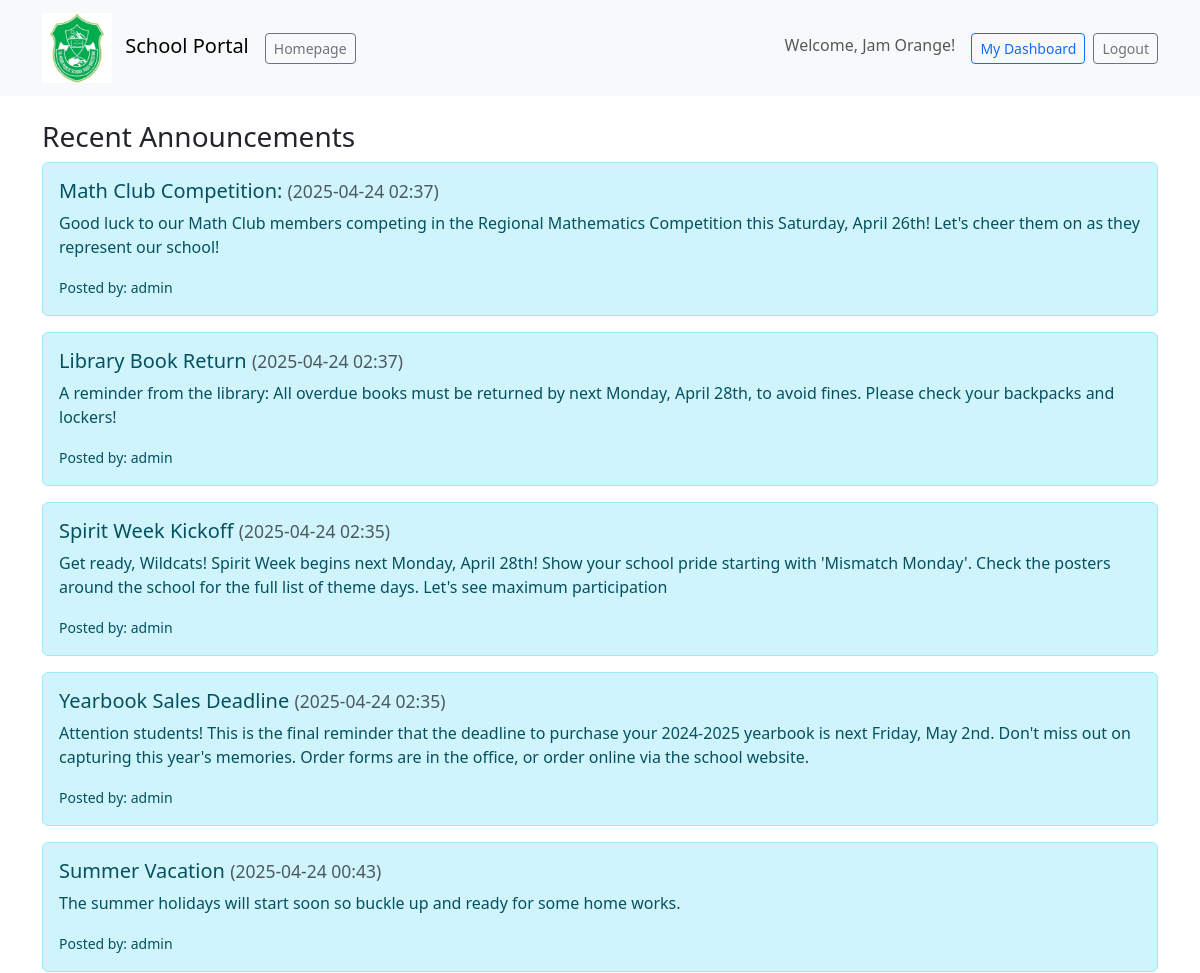
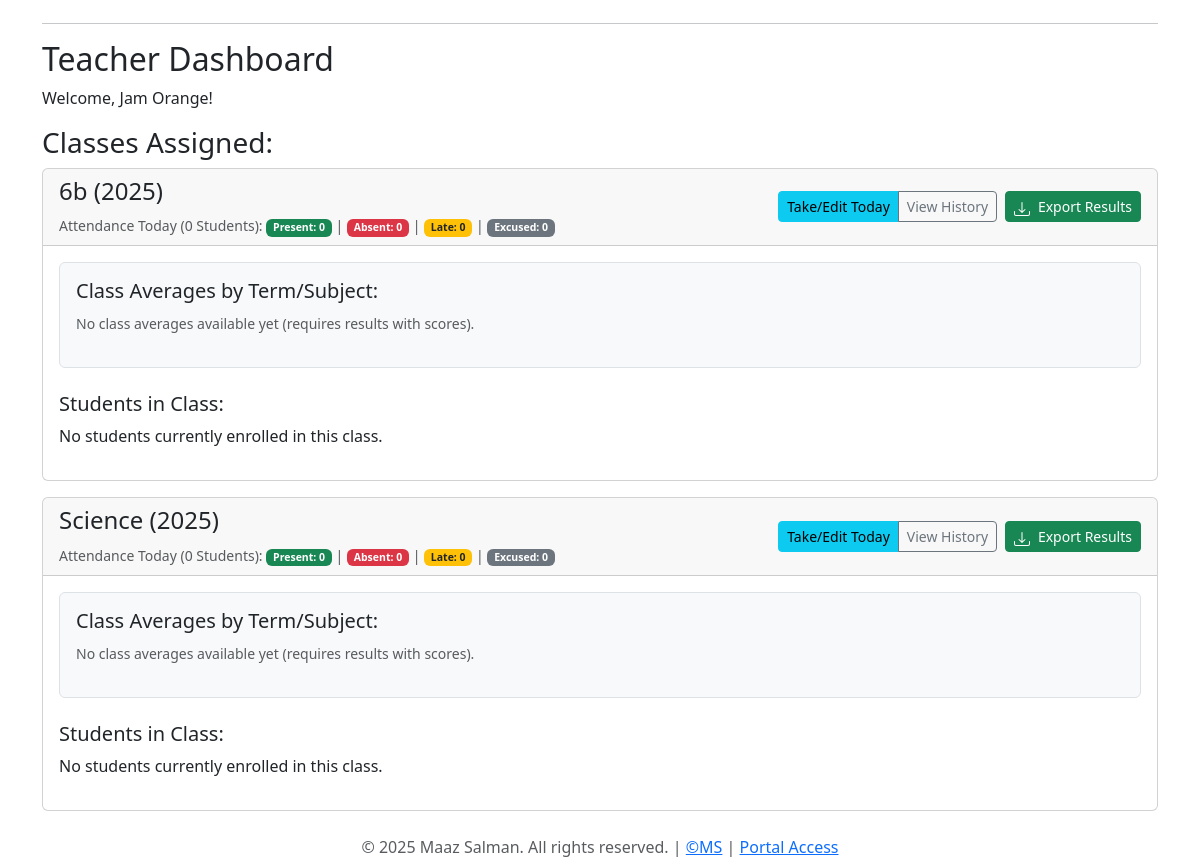
/teacher/dashboard/ (signed in), run on the app's committed database (2 pictures, top to bottom).
### core/models.py (models this page shows, shortened)
class Announcement(models.Model):
    title = models.CharField(max_length=200)
    content = models.TextField()
    posted_by = models.ForeignKey(
        settings.AUTH_USER_MODEL,
        on_delete=models.SET_NULL, # Keep announcement if user is deleted
        null=True,
        related_name='announcements_posted'
    )
    timestamp = models.DateTimeField(default=timezone.now)
    class Meta:
        ordering = ['-timestamp'] # Show newest first

class SchoolClass(models.Model):
    name = models.CharField(max_length=100, help_text="e.g., Grade 10A, Kindergarten Blue")
    academic_year = models.CharField(max_length=20, help_text="e.g., 2024-2025", default="N/A")
    class_teacher = models.ForeignKey(
        settings.AUTH_USER_MODEL,
        on_delete=models.SET_NULL,
        null=True,
        blank=True,
        related_name='class_teacher_of',
        help_text="Optional: Primary teacher for this class (must be a user marked as teacher)"
    )
    @property
    def term_subject_averages(self):
        class_results_qs = Result.objects.filter(
            student__current_class=self, # Filter 1: Students must be in THIS class
            score__isnull=False          # Filter 2: Results must have a numerical score
        )
        term_data = class_results_qs.values(
            'term_exam_name', # Group by term
            'subject__name'   # Group by subject name within term
        ).annotate(
            average=Avg('score') # Calculate average for each group
        ).order_by(
            'term_exam_name', 'subject__name' # Optional ordering
        )
        term_data_list = list(term_data)
        averages_data = {}
        return averages_data
    class Meta:
        verbose_name_plural = "School Classes"
        unique_together = ('name', 'academic_year')
    def __str__(self):
        return f"{self.name} ({self.academic_year})"

### core/views.py (the view)
# urls.py: path('teacher/dashboard/', views.teacher_dashboard, name='teacher_dashboard'),
@login_required
def teacher_dashboard(request):
    try:
        teacher_profile = request.user.teacherprofile
    except TeacherProfile.DoesNotExist:
        return redirect('home')
    assigned_classes = request.user.class_teacher_of.all().prefetch_related('students')
    today = timezone.now().date()
    attendance_today = {}
    for sc in assigned_classes:
        summary = AttendanceRecord.objects.filter(
            school_class=sc,
            date=today
        ).aggregate(
            present_count=Count('pk', filter=Q(status='PRESENT')),
            absent_count=Count('pk', filter=Q(status='ABSENT')),
            late_count=Count('pk', filter=Q(status='LATE')),
            excused_count=Count('pk', filter=Q(status='EXCUSED'))
        )
        total_students = sc.students.count()  # Get total students in class
        summary['total_students'] = total_students
        summary['not_recorded'] = total_students - (
                    summary['present_count'] + summary['absent_count'] + summary['late_count'] + summary[
                'excused_count'])
        attendance_today[sc.id] = summary
    announcement_list = Announcement.objects.all()
    paginator = Paginator(announcement_list, 5) # Show 5 per page
    page_number = request.GET.get('page')
    try:
        announcements = paginator.page(page_number)
    except PageNotAnInteger:
        announcements = paginator.page(1)
    except EmptyPage:
        announcements = paginator.page(paginator.num_pages)
    context = {
        'teacher': request.user,
        'assigned_classes': assigned_classes, # Pass the classes queryset
        'attendance_today': attendance_today,  # Add today's summary
        'announcements': announcements,
        'page_title': 'Teacher Dashboard'
    }
    return render(request, 'core/teacher_dashboard.html', context)

### core/templatetags/core_extras.py (called while the page is built)
@register.filter
def get_item(dictionary, key):
    if isinstance(dictionary, dict):
        return dictionary.get(key)
    return None # Return None or '' if it's not a dictionary or key not found

### templates/core/teacher_dashboard.html (shortened to what this page needs)
{% extends 'base.html' %}
{% load core_extras %}
{% block content %}
  {% if announcements %}
  <div class="announcements mb-4">
    <h3>Recent Announcements</h3>
    {% for announcement in announcements %}
      <div class="alert alert-info">
         <h5>{{ announcement.title }} <small class="text-muted">({{ announcement.timestamp|date:"Y-m-d H:i" }})</small></h5>
         <p>{{ announcement.content|linebreaksbr }}</p>
         {% if announcement.posted_by %}
           <small>Posted by: {{ announcement.posted_by.get_full_name|default:announcement.posted_by.username }}</small>
         {% endif %}
      </div>
    {% endfor %}
  </div>
  <hr>
  {% endif %}
  <h2>{{ page_title }}</h2>
  <p>Welcome, {{ teacher.get_full_name|default:teacher.username }}!</p>
  {% if assigned_classes %}
    <h3>Classes Assigned:</h3>
    {% for school_class in assigned_classes %}
      {% with today_summary=attendance_today|get_item:school_class.id class_averages=school_class.term_subject_averages %}
      <div class="card mb-3">
        <div class="card-header d-flex justify-content-between align-items-center flex-wrap">
          <div class="me-3">
              <h4>{{ school_class }}</h4>
              {% if today_summary %}
                <small class="text-muted">
                  Attendance Today ({{ today_summary.total_students }} Students):
                   <span class="badge bg-success">Present: {{ today_summary.present_count }}</span> |
                   <span class="badge bg-danger">Absent: {{ today_summary.absent_count }}</span> |
                   <span class="badge bg-warning text-dark">Late: {{ today_summary.late_count }}</span> |
                   <span class="badge bg-secondary">Excused: {{ today_summary.excused_count }}</span>
                </small>
              {% else %}
                  <small class="text-muted">Attendance for today not yet available.</small>
              {% endif %}
          </div>
          <div class="btn-toolbar mt-2 mt-md-0" role="toolbar" aria-label="Class actions">
              <div class="btn-group me-2 mb-1 mb-md-0" role="group" aria-label="Attendance Actions">
                  <a href="{% url 'take_attendance' class_id=school_class.id %}" class="btn btn-info btn-sm">Take/Edit Today</a>
                  <a href="{% url 'view_class_attendance' class_id=school_class.id %}" class="btn btn-outline-secondary btn-sm">View History</a>
              </div>
              <div class="btn-group mb-1 mb-md-0" role="group" aria-label="Export Actions">
                   <a href="{% url 'export_class_results' class_id=school_class.id %}" class="btn btn-success btn-sm" title="Download results for this class as CSV">
                       Export Results
                   </a>
              </div>
          </div>
        </div>
        <div class="card-body">
            <div class="class-averages mb-4 border p-3 rounded bg-light">
                <h5>Class Averages by Term/Subject:</h5>
                {% if class_averages %}
                    {% for term_name, subject_avgs in class_averages.items %}
                        <div class="mb-2 d-flex align-items-baseline flex-wrap">
                            <strong class="me-2">{{ term_name }}:</strong>
                            <span>
                                {% for subject_name, average in subject_avgs.items %}
                                    <span class="badge bg-secondary me-1 mb-1">{{ subject_name }}: {{ average }}%</span>
                                {% endfor %}
                            </span>
                        </div>
                    {% endfor %}
                {% else %}
                    <p class="text-muted"><small>No class averages available yet (requires results with scores).</small></p>
                {% endif %}
            </div>
          <h5>Students in Class:</h5>
          {% if school_class.students.all %}
            <ul class="list-group list-group-flush">
              {% for student in school_class.students.all %}
                <li class="list-group-item">
                  <div class="d-flex justify-content-between align-items-center mb-2">
                    <span>
                      <a href="{% url 'student_profile' student_id=student.id %}">
                        {{ student.full_name }}
                      </a>
                      (ID: {{ student.student_id }})
                    </span>
                    <a href="{% url 'add_result' student_id=student.id %}" class="btn btn-outline-primary btn-sm">Add New Result</a>
                  </div>
                  <div class="ms-3">
                    <h6>Existing Results:</h6>
                    {% if student.results.all %}
                      <ul class="list-unstyled">
                        {% for result in student.results.all|slice:":5" %}
                          <li class="mb-1 d-flex justify-content-between align-items-center">
                            <span>
                              <small>
                                <strong>{{ result.subject.name }}</strong> - {{ result.term_exam_name }}: {{ result.score|default:result.grade|default:'N/A' }}
                                {% if result.comments %}
                                  <em>({{ result.comments|truncatewords:5 }})</em>
                                {% endif %}
                              </small>
                            </span>
                            <span class="d-inline-flex align-items-center">
                                <a href="{% url 'edit_result' result_id=result.id %}" class="btn btn-outline-secondary btn-sm">Edit</a>
                                <a href="{% url 'delete_result' result_id=result.id %}" class="btn btn-outline-danger btn-sm ms-1">Delete</a>
                            </span>
                          </li>
                        {% endfor %}
                      </ul>
                    {% else %}
                       <p><small>No results recorded yet.</small></p>
                    {% endif %}
                  </div>
                </li>
              {% endfor %}
            </ul>
          {% else %}
            <p>No students currently enrolled in this class.</p>
          {% endif %}
        </div>
      </div>
      {% endwith %}
    {% endfor %}
  {% else %}
    <p>You are not currently assigned as the class teacher for any classes.</p>
  {% endif %}
{% endblock %}

### templates/base.html (shortened to what this page needs)
{% load static %}
<!DOCTYPE html>
<html lang="en">
<head>
    <link href="https://cdn.jsdelivr.net/npm/bootstrap@5.3.3/dist/css/bootstrap.min.css" rel="stylesheet">
</head>
<body>
    <nav class="navbar navbar-expand-lg navbar-light bg-light mb-4">
        <div class="container">
            <a class="navbar-brand" href="/">
                <img src="{% static 'images/logo.jpg' %}" alt="" style="height: 70px; vertical-align: middle; margin-right: 8px;">
                School Portal
            </a>
            <ul class="navbar-nav me-auto mb-2 mb-lg-0">
               <li class="nav-item">
                 <a class="btn btn-sm btn-outline-secondary me-2" href="{% static 'school_site/index.html' %}">Homepage</a>
               </li>
             </ul>
            <ul class="navbar-nav ms-auto">
                {% if user.is_authenticated %}
                    <li class="nav-item">
                        <span class="navbar-text me-3">Welcome, {{ user.get_full_name|default:user.username }}!</span>
                    </li>
                    <li class="nav-item me-2">
                        <a class="btn btn-sm btn-outline-primary" href="{% url 'dashboard' %}">My Dashboard</a>
                    </li>
                    <li class="nav-item">
                       <form action="{% url 'logout' %}" method="post" class="d-inline">
                           <button type="submit" class="btn btn-sm btn-outline-secondary">Logout</button>
                       </form>
                    </li>
                {% else %}
                    <li class="nav-item">
                        <a class="btn btn-sm btn-outline-success" href="{% url 'login' %}">Login</a>
                    </li>
                {% endif %}
            </ul>
        </div>
    </nav>
    <main class="container">
        {% block content %}{% endblock %}
    </main>
    <footer class="mt-4 text-center text-muted">
       <span>© 2025 Maaz Salman. All rights reserved. | <a href="http://www.maazsalman.org">©MS</a> | <a href="/">Portal Access</a></span>
    </footer>
</body>
</html>

### data on the page
Announcement: title "Math Club Competition:", timestamp "2025-04-24 02:37", content "Good luck to our Math Club members competing in the Regional Mathematics Competition this Saturday, April 26th! Let's cheer them on as they represent our school!", posted_by.get_full_name "admin"
Announcement: title "Library Book Return", timestamp "2025-04-24 02:37", content "A reminder from the library: All overdue books must be returned by next Monday, April 28th, to avoid fines. Please check your backpacks and lockers!", posted_by.get_full_name "admin"
Announcement: title "Spirit Week Kickoff", timestamp "2025-04-24 02:35", content "Get ready, Wildcats! Spirit Week begins next Monday, April 28th! Show your school pride starting with 'Mismatch Monday'. Check the posters around the school for the full list of theme days. Let's see maximum participation", posted_by.get_full_name "admin"
Announcement: title "Yearbook Sales Deadline", timestamp "2025-04-24 02:35", content "Attention students! This is the final reminder that the deadline to purchase your 2024-2025 yearbook is next Friday, May 2nd. Don't miss out on capturing this year's memories. Order forms are in the office, or order online via the school website.", posted_by.get_full_name "admin"
Announcement: title "Summer Vacation", timestamp "2025-04-24 00:43", content "The summer holidays will start soon so buckle up and ready for some home works.", posted_by.get_full_name "admin"
SchoolClass: name+academic_year "6b (2025)", total_students "0", present_count "0", absent_count "0", late_count "0", excused_count "0", shows "No students currently enrolled in this class."
SchoolClass: name+academic_year "Science (2025)", total_students "0", present_count "0", absent_count "0", late_count "0", excused_count "0", shows "No students currently enrolled in this class."

### other printed values
{{ user.get_full_name|default:user.username }} "Jam Orange"
{{ page_title }} "Teacher Dashboard"
{{ teacher.get_full_name|default:teacher.username }} "Jam Orange"
